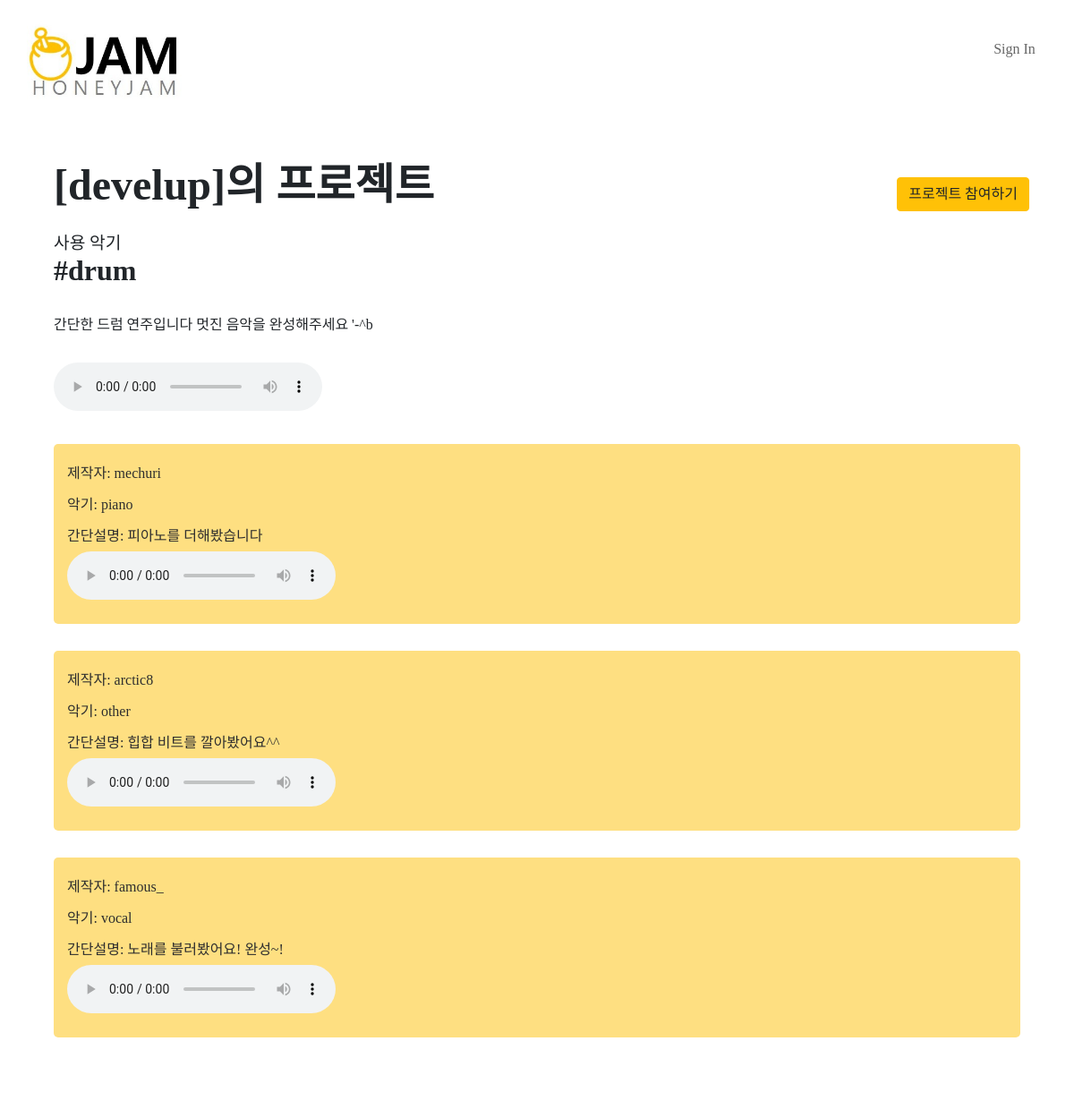
The page /jam/detail/1 on the database its author committed.
### jam/models.py (models this page shows)
class Project(models.Model):
    INST_CHOICES = (
        ('vocal', 'vocal'),
        ('drum', 'drum'),
        ('elec', 'elec'),
        ('piano', 'piano'),
        ('bass', 'bass'),
        ('other', 'other'),
    )
    inst = models.CharField(max_length=20, choices=INST_CHOICES)
    user = models.ForeignKey(User, on_delete = models.CASCADE)
    content = models.TextField()
    file = models.FileField(upload_to="music", null=True)
    created_at = models.DateTimeField(auto_now_add=True)
    updated_at = models.DateTimeField(auto_now=True)

class Jam(models.Model):
    INST_CHOICES = (
        ('vocal', 'vocal'),
        ('drum', 'drum'),
        ('elec', 'elec'),
        ('piano', 'piano'),
        ('bass', 'bass'),
        ('other', 'other'),
    )
    inst = models.CharField(max_length=20, choices=INST_CHOICES)
    project = models.ForeignKey(Project, on_delete = models.CASCADE, related_name='jams')
    user = models.ForeignKey(User, on_delete = models.CASCADE)
    content = models.TextField()
    file = models.FileField(upload_to="music", null=True)
    created_at = models.DateTimeField(auto_now_add=True)
    updated_at = models.DateTimeField(auto_now=True)

### jam/views.py (the view)
# urls.py: path('detail/<int:id>', views.detail, name="detail"),
def detail(request, id):
    project = get_object_or_404(Project, pk=id)
    return render(request, 'detail.html', {"project": project})

### jam/templates/detail.html
{% extends 'base.html' %}
{% load staticfiles %}
{% block content %}
<link rel="stylesheet" href="{% static 'detail.css' %}">
<a href="{% url 'jam:create_jam' project.id %}" class="btn btn-warning join">프로젝트 참여하기</a>
<div class="detail-wrap">
    <h1>[{{project.user}}]의 프로젝트</h1>
    <div class="detail-wrap-inst">
        <br>
        <h2>사용 악기</h2>
        <h2 class='tag'>
            #{{project.inst}}
        </h2>
    </div>
    <div class="detail-wrap-content">
        {{project.content}}
    </div>
    <div class="detail-audio">
        <audio src="{{ project.file.url }}" controls></audio>
    </div>
    <div class="detail-jjam">
        {% for jam in project.jams.all %}
        <div class="jjam-info">
            제작자: {{ jam.user }} <br>
            악기: {{ jam.inst }} <br>
            간단설명: {{ jam.content }} <br>
        <div class="detail-audio">
        <audio src="{{ jam.file.url }}" controls></audio>
    </div>
        </div>
            {% empty %}
            <br><p>아직 아무도 참여하지 않았어요!</p>
        {% endfor %}
    </div>
</div>
{% endblock %}

### jam/static/style.css (style rules this page uses)
* { font-family: 'BBTreeGB'; }
body { width: 100%; background: #FFF593; }

### jam/static/detail.css (style rules this page uses)
h1, h2 { margin: 0; }
h1 { font-size: 3em; font-weight: bold; }
h2 { font-size: 1.2em; }
.tag { font-weight: bold; font-size: 2em; }
.detail-wrap { margin: 0 30px; background-color: #fff; border-radius: 5px; padding: 30px; font-size: 1em; }
.detail-wrap-inst { padding-bottom: 30px; background: None; }
.detail-wrap-content { padding-bottom: 30px; background: None; }
.join { float: right; margin: 50px; position: static; }
.detail-jjam { padding-bottom: 30px; }
.jjam-info { border-radius: 5px; background-color: rgba(253, 192, 5, 0.5); margin: 30px 0px 30px 0px; padding: 15px; color: #2E2E2E; line-height: 35px; font-size: 1em; }

### rows shown on the page
Project: user "develup", inst "drum", content "간단한 드럼 연주입니다 멋진 음악을 완성해주세요 '-^b"
Jam: user "mechuri", inst "piano", content "피아노를 더해봤습니다"
Jam: user "arctic8", inst "other", content "힙합 비트를 깔아봤어요^^"
Jam: user "famous_", inst "vocal", content "노래를 불러봤어요! 완성~!"
